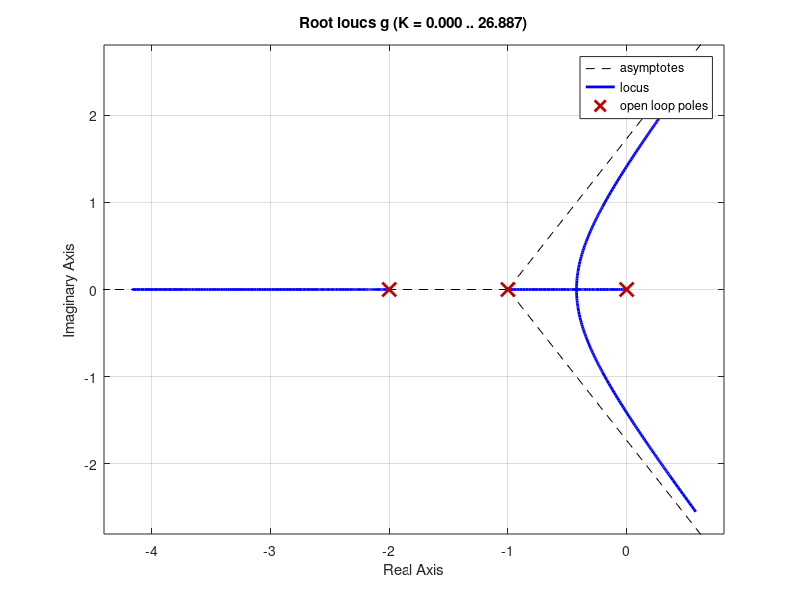
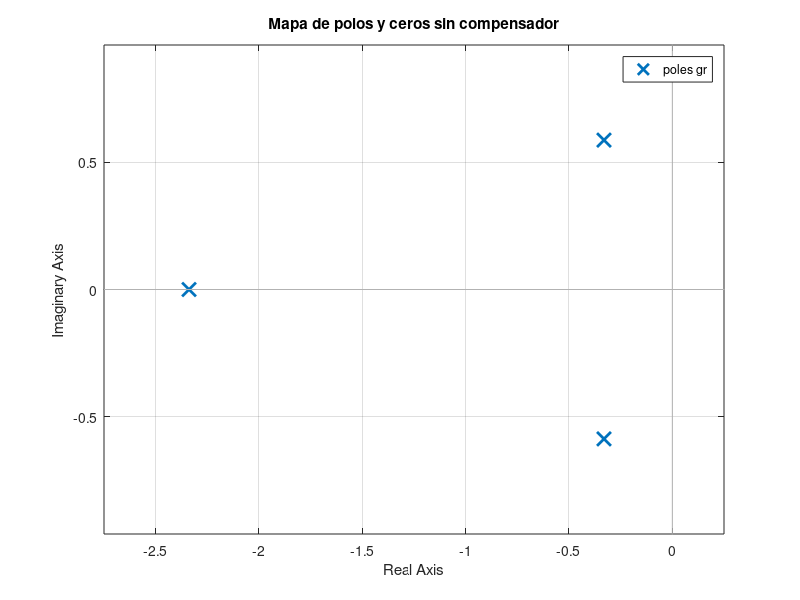
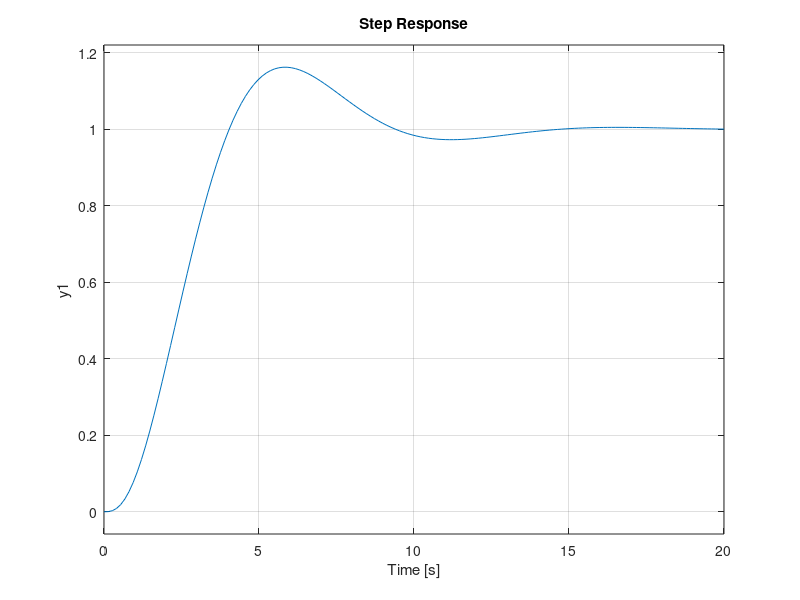
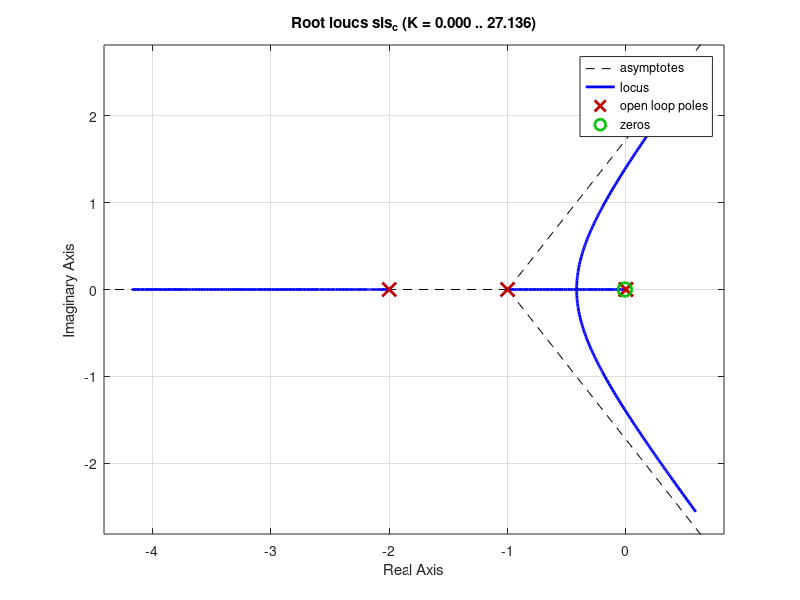

Write MATLAB code to recreate these figures, in order. (Note: this script raises an error after producing the figures.)
clc
clear
close all

%------------planta o proceso----
a=[1 1];
b=[1 2];
c=[1 0];
den= conv(a,b);
den= conv(den,c);

g=tf(1.06,den);

rlocus(g)
figure
gr=feedback(g,1);
pzmap(gr)
title('Mapa de polos y ceros sin compensador')
figure
step(gr)
[p z] = pzmap(gr);

%polos dominantes: 
s1=-0.33+0.586*i;
s2=-0.33-0.586*i;

%polinomio caracteristico:
pol = conv([1 -s1],[1 -s2])

wn=sqrt(pol(3))
e=pol(2)/(2*wn)

sis_d=tf(wn^2,pol); %sistema deseado


so = 100*exp(-e*pi/sqrt(1-e^2))
Ts= 4/(e*wn)
% constante Kv actual
Kv_a=0.53;
Kv=5;
% se desea Kv cerca a 5 la razón es 9.43, se puede acerca a 10 para fines
% practicos

%------G_c(s)=(s+z)/(s+p)-----
razon= 10 ;%Kv/Kv_a;
p=0.001; %0.005
z=razon*p; %0.05;

cond_ang= rad2deg(angle((s1+z)/(s1+p)))
%atand((0.33-0.05)/0.586)-atand((0.33-0.005)/0.586)


g_c = tf([1 z],[1 p]);

%nuevo lgr
sis_c=g_c*g;
figure
rlocus(sis_c)
hold on
rlocus(g,'-.')
legend('Nuevo LGR','Antiguo LGR')


%ubicar los nuevos polos dominantes teniendo en cuenta G_c*G
sis_rc=feedback(g_c*g,1);
[p1 z1]=pzmap(sis_rc)
figure
pzmap(sis_rc)
title('Mapa de polos y ceros con compensador')

% determinar la ganancia K para ubicar los polos deseados en lazo cerrado
% s1= -0.309+0.56*i;%0.332+0.466*i;
% s2= -0.309+0.56*i;%0.332-0.466*i;
s1= p1(2);%-0.308+0.566i;%p1(2);%-0.332+0.466*i;
s2= p1(3);%-0.332-0.466*i;
num = 1.06*(s1+z);
den = s1*(s1+p)*(s1+1)*(s1+2);

div = abs(num/den);

K=1/div;

%polinomio caractetistcio nuevo
pol = conv([1 -s1],[1 -s2])

wn=sqrt(pol(3))
e=pol(2)/(2*wn)


%sistema completo realimentado
g_c = K*g_c;
sis_r_c=feedback(g_c*g,1)
figure
step(gr,'b')
hold on
step(sis_r_c,'k')
%step(sis_d,'r')
title('Respuesta al escalon')
legend('Sistema no compensado', 'Sistema compensado')
%legend('Sistema no compensado', 'Sistema compensado','Sistema deseado')
figure
pzmap(sis_r_c)

%---------implementación de Gc con operacioneales----
%Gc=K(s+z)/(s+p)

C1=1000e-6;
C2=C1;
R1=1/(C1*z);
R2=1/(C2*p);
R3=10e3;
R4=K*R3;

% funcion de trasnferencia del controlador con los parametros del
% operacional
g_cao= tf((R4*C1/(R3*C2))*[1 1/(R1*C1)],[1 1/(R2*C2)]);
SR=feedback(g_cao*g,1);
figure
step(SR,'k')
hold on
step(gr,'b')
title('Respuesta al escalon-Controlador implementado con operacionales')
legend('Sistema compensado', 'Sistema no compensado')



%--------- parametros para la simulacion con operacionales---
R1=10e3;
R2=R1;
R3=R1;
R4=R1;

C1=1000e-6;
C2=C1;
R1c=1/(C1*z);
R2c=1/(C2*p);
R3c=10e3;
R4c=K*R3;
